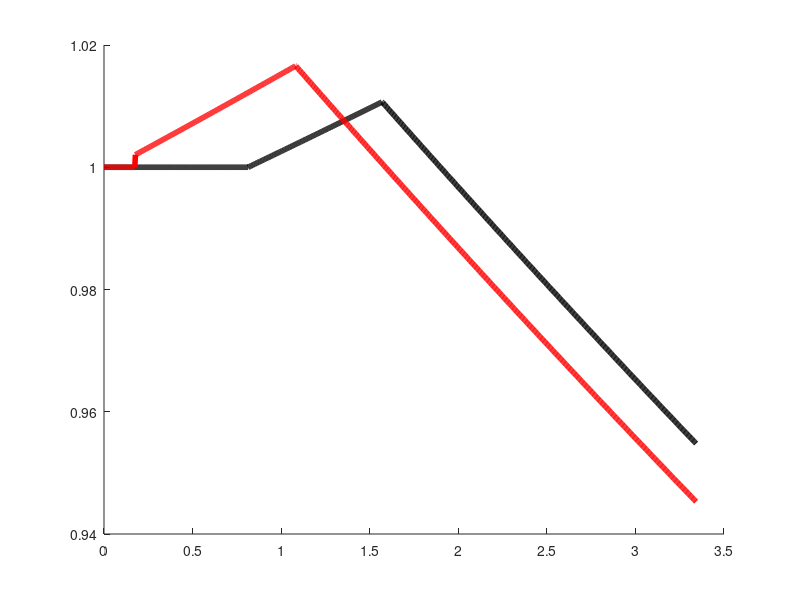

Recreate this plot in MATLAB. (Note: this script raises an error after producing the figure.)
clear;
clc;

load simulation_nofees.mat welfare_banker welfare_e welfare_buyer_comp welfare_seller_comp
entrepreneur_nofee = welfare_e;
banker_nofee = welfare_banker;
seller_nofee = welfare_seller_comp;
buyer_nofee = welfare_buyer_comp;
clearvars welfare_buyer_comp welfare_seller_comp welfare_e welfare_banker
load simulation_fees.mat welfare_e welfare_banker welfare_buyer_comp welfare_seller_comp icbdc_grid i_m
entrepreneur_fee = welfare_e;
banker_fee = welfare_banker;
seller_fee = welfare_seller_comp;
buyer_fee = welfare_buyer_comp;
clearvars welfare_buyer_comp welfare_seller_comp welfare_e welfare_banker
% Entrepreneurs
f = figure;
hold on
plot(icbdc_grid*100,entrepreneur_nofee./entrepreneur_nofee(1),'k','linewidth',4)
plot(icbdc_grid*100,entrepreneur_fee./entrepreneur_fee(1),'r','linewidth',4)
xlabel('$i_{CBDC}$','interpreter','latex',FontSize=20)
xlim([0,3])
xtickformat("percentage")
ax=gca;
ax.FontSize = 20;
set(f,'PaperType','A4');
set(f,"PaperOrientation","landscape")
print('ITA_welfare_entre','-dpdf','-r200','-fillpage')
% Bankers
f=figure;
hold on
plot(icbdc_grid*100,banker_nofee./banker_nofee(1),'k','linewidth',4)
plot(icbdc_grid*100,banker_fee./banker_fee(1),'r','linewidth',4)
xlabel('$i_{CBDC}$','interpreter','latex',FontSize=20)
xlim([0,3])
xtickformat("percentage")
ax=gca;
ax.FontSize = 20;
set(f,'PaperType','A4');
set(f,"PaperOrientation","landscape")
print('ITA_welfare_banker','-dpdf','-r200','-fillpage')
% Households
f=figure;
hold on
plot(icbdc_grid*100,(seller_nofee+buyer_nofee)./(seller_nofee(1)+buyer_nofee(1)),'k','linewidth',4)
plot(icbdc_grid*100,(seller_fee+buyer_fee)./(seller_fee(1)+buyer_fee(1)),'r','linewidth',4)
xlabel('$i_{CBDC}$','interpreter','latex',FontSize=20)
xlim([0,3])
xtickformat("percentage")
ax=gca;
ax.FontSize = 20;
set(f,'PaperType','A4');
set(f,"PaperOrientation","landscape")
print('ITA_welfare_hh','-dpdf','-r200','-fillpage')